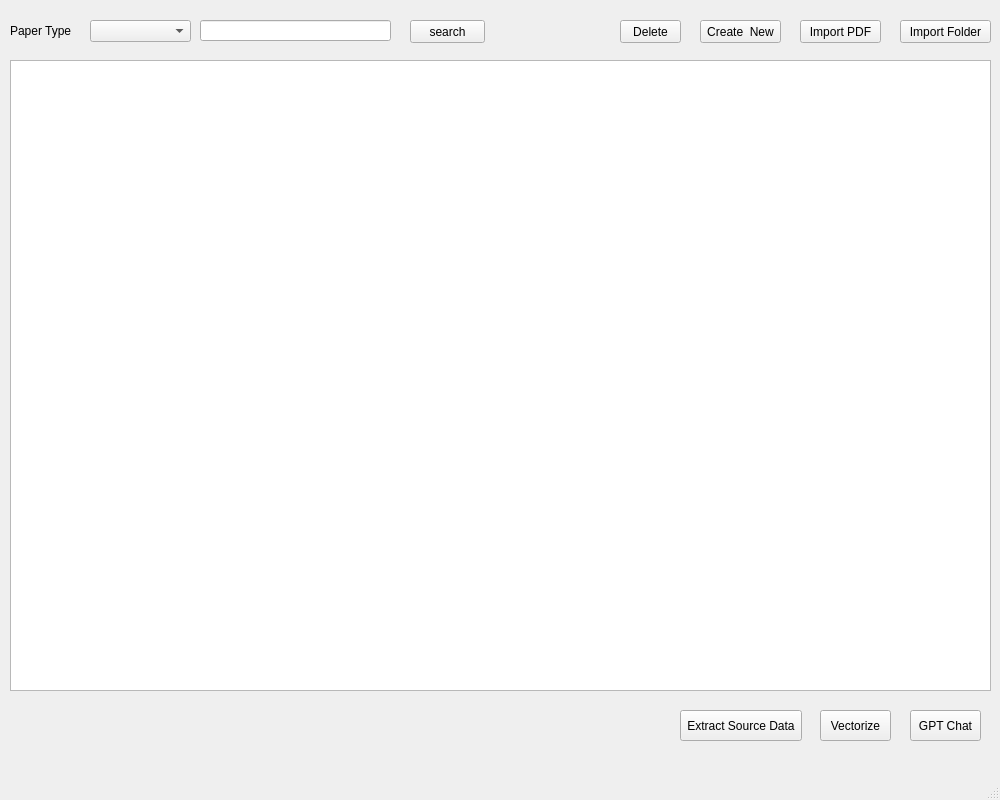
<?xml version="1.0" encoding="UTF-8"?>
<ui version="4.0">
 <class>MainWindow</class>
 <widget class="QMainWindow" name="MainWindow">
  <property name="geometry">
   <rect>
    <x>0</x>
    <y>0</y>
    <width>1000</width>
    <height>800</height>
   </rect>
  </property>
  <property name="windowTitle">
   <string>main2</string>
  </property>
  <widget class="QWidget" name="centralwidget">
   <widget class="QLabel" name="paperTypeLabel">
    <property name="geometry">
     <rect>
      <x>10</x>
      <y>20</y>
      <width>71</width>
      <height>21</height>
     </rect>
    </property>
    <property name="text">
     <string>Paper Type</string>
    </property>
   </widget>
   <widget class="QComboBox" name="PaperTypeCbx">
    <property name="geometry">
     <rect>
      <x>90</x>
      <y>20</y>
      <width>101</width>
      <height>22</height>
     </rect>
    </property>
   </widget>
   <widget class="QLineEdit" name="PaperNameLineEdit">
    <property name="geometry">
     <rect>
      <x>200</x>
      <y>20</y>
      <width>191</width>
      <height>21</height>
     </rect>
    </property>
   </widget>
   <widget class="QPushButton" name="searchBtn">
    <property name="geometry">
     <rect>
      <x>410</x>
      <y>20</y>
      <width>75</width>
      <height>23</height>
     </rect>
    </property>
    <property name="text">
     <string>search</string>
    </property>
   </widget>
   <widget class="QListWidget" name="listWidget">
    <property name="geometry">
     <rect>
      <x>10</x>
      <y>60</y>
      <width>981</width>
      <height>631</height>
     </rect>
    </property>
   </widget>
   <widget class="QPushButton" name="deleteBtn">
    <property name="geometry">
     <rect>
      <x>620</x>
      <y>20</y>
      <width>61</width>
      <height>23</height>
     </rect>
    </property>
    <property name="text">
     <string>Delete</string>
    </property>
   </widget>
   <widget class="QPushButton" name="createNewBtn">
    <property name="geometry">
     <rect>
      <x>700</x>
      <y>20</y>
      <width>81</width>
      <height>23</height>
     </rect>
    </property>
    <property name="text">
     <string>Create  New</string>
    </property>
   </widget>
   <widget class="QPushButton" name="importPdfBtn">
    <property name="geometry">
     <rect>
      <x>800</x>
      <y>20</y>
      <width>81</width>
      <height>23</height>
     </rect>
    </property>
    <property name="text">
     <string>Import PDF</string>
    </property>
   </widget>
   <widget class="QPushButton" name="ImportFolderBtn">
    <property name="geometry">
     <rect>
      <x>900</x>
      <y>20</y>
      <width>91</width>
      <height>23</height>
     </rect>
    </property>
    <property name="text">
     <string>Import Folder</string>
    </property>
   </widget>
   <widget class="QPushButton" name="extractSourceBtn">
    <property name="geometry">
     <rect>
      <x>680</x>
      <y>710</y>
      <width>122</width>
      <height>31</height>
     </rect>
    </property>
    <property name="text">
     <string>Extract Source Data</string>
    </property>
   </widget>
   <widget class="QPushButton" name="vectorizeBtn">
    <property name="geometry">
     <rect>
      <x>820</x>
      <y>710</y>
      <width>71</width>
      <height>31</height>
     </rect>
    </property>
    <property name="text">
     <string>Vectorize</string>
    </property>
   </widget>
   <widget class="QPushButton" name="GptChatBtn">
    <property name="geometry">
     <rect>
      <x>910</x>
      <y>710</y>
      <width>71</width>
      <height>31</height>
     </rect>
    </property>
    <property name="text">
     <string>GPT Chat</string>
    </property>
   </widget>
  </widget>
  <widget class="QMenuBar" name="menubar">
   <property name="geometry">
    <rect>
     <x>0</x>
     <y>0</y>
     <width>1000</width>
     <height>21</height>
    </rect>
   </property>
  </widget>
  <widget class="QStatusBar" name="statusbar"/>
 </widget>
 <resources/>
 <connections/>
</ui>
